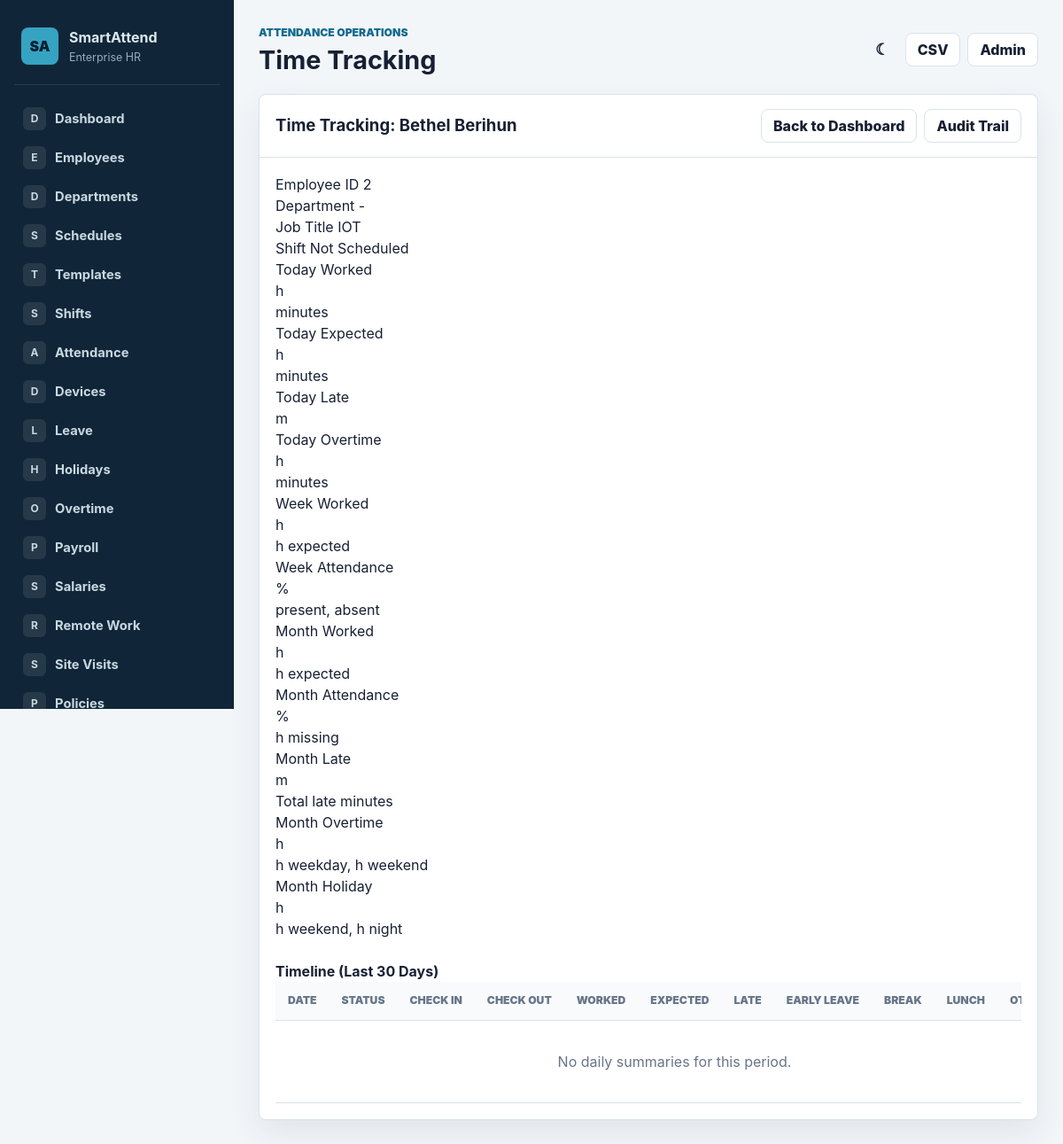
The app's page /time-tracking/employee/1/, older data.
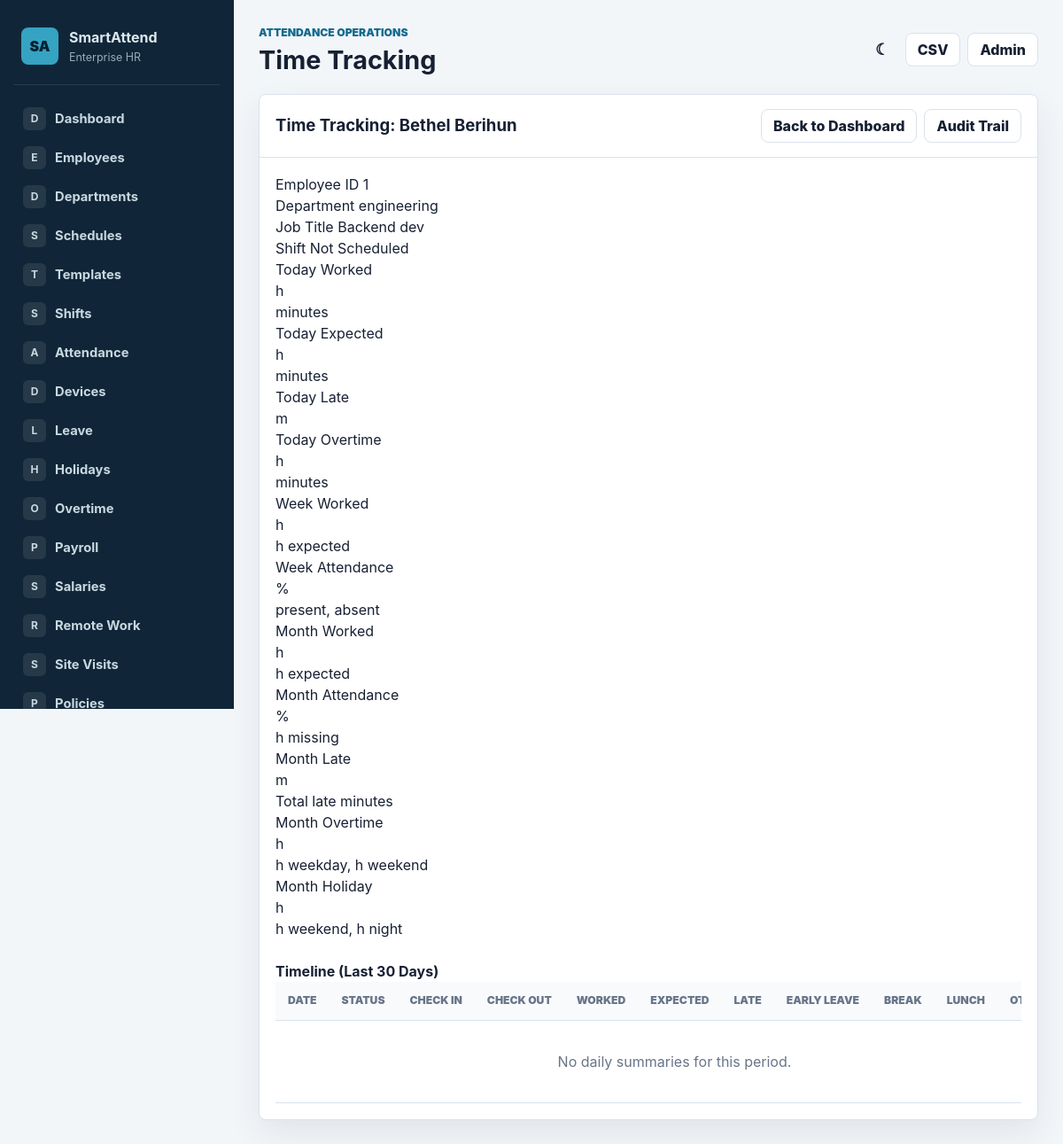
The same page, newer data.
### attendance/models.py (models this page shows, shortened)
class Employee(models.Model):
    class EmploymentStatus(models.TextChoices):
        ACTIVE = 'ACTIVE', 'Active'
        INACTIVE = 'INACTIVE', 'Inactive'
        ON_LEAVE = 'ON_LEAVE', 'On Leave'
        SUSPENDED = 'SUSPENDED', 'Suspended'
        RESIGNED = 'RESIGNED', 'Resigned'
        TERMINATED = 'TERMINATED', 'Terminated'
    class EmploymentType(models.TextChoices):
        FULL_TIME = 'FULL_TIME', 'Full-time'
        PART_TIME = 'PART_TIME', 'Part-time'
        CONTRACT = 'CONTRACT', 'Contract'
        INTERN = 'INTERN', 'Intern'
        TEMPORARY = 'TEMPORARY', 'Temporary'
        CONSULTANT = 'CONSULTANT', 'Consultant'
    class Gender(models.TextChoices):
        MALE = 'MALE', 'Male'
        FEMALE = 'FEMALE', 'Female'
        OTHER = 'OTHER', 'Other'
        PREFER_NOT_TO_SAY = 'PNS', 'Prefer not to say'
    organization_id = models.CharField(max_length=50, unique=True)
    first_name = models.CharField(max_length=50)
    last_name = models.CharField(max_length=50)
    email = models.EmailField(blank=True)
    phone = models.CharField(max_length=30, blank=True)
    date_of_birth = models.DateField(null=True, blank=True)
    gender = models.CharField(max_length=10, choices=Gender.choices, blank=True)
    address = models.TextField(blank=True)
    emergency_contact_name = models.CharField(max_length=100, blank=True)
    emergency_contact_phone = models.CharField(max_length=30, blank=True)
    department = models.ForeignKey('organizations.Department', on_delete=models.SET_NULL, null=True, blank=True)
    team = models.ForeignKey('organizations.Team', on_delete=models.SET_NULL, null=True, blank=True, related_name='members')
    manager = models.ForeignKey('self', on_delete=models.SET_NULL, null=True, blank=True, related_name='direct_reports')
    job_title = models.CharField(max_length=100)
    employment_type = models.CharField(max_length=20, choices=EmploymentType.choices, default=EmploymentType.FULL_TIME, db_index=True)
    employment_status = models.CharField(max_length=20, choices=EmploymentStatus.choices, default=EmploymentStatus.ACTIVE, db_index=True)
    hire_date = models.DateField(null=True, blank=True)
    contract_start_date = models.DateField(null=True, blank=True)
    contract_end_date = models.DateField(null=True, blank=True)
    resignation_date = models.DateField(null=True, blank=True)
    termination_date = models.DateField(null=True, blank=True)
    office_location = models.ForeignKey(OfficeLocation, on_delete=models.SET_NULL, null=True, blank=True)
    work_location_name = models.CharField(max_length=150, blank=True)
    weekly_working_days = models.PositiveIntegerField(default=5, validators=[MinValueValidator(1), MaxValueValidator(7)])
    expected_weekly_hours = models.DecimalField(max_digits=5, decimal_places=2, default=40)
    expected_monthly_hours = models.DecimalField(max_digits=7, decimal_places=2, default=176)
    attendance_policy = models.ForeignKey(AttendancePolicy, on_delete=models.SET_NULL, null=True, blank=True, related_name='employees')
    fingerprint_id = models.IntegerField(unique=True, null=True, blank=True)
    face_profile = models.ImageField(upload_to='employees/faces/', blank=True, null=True)
    created_at = models.DateTimeField(default=timezone.now, editable=False)
    updated_at = models.DateTimeField(auto_now=True)
    class Meta:
        indexes = [
            models.Index(fields=['organization_id']),
            models.Index(fields=['department', 'employment_status']),
            models.Index(fields=['team', 'employment_status']),
            models.Index(fields=['manager', 'employment_status']),
            models.Index(fields=['employment_type', 'employment_status']),
        ]
        ordering = ['first_name', 'last_name']
        verbose_name = 'Employee'
        verbose_name_plural = 'Employees'
    @property
    def full_name(self):
        return f'{self.first_name} {self.last_name}'.strip()

### organizations/models.py (models this page shows)
class Department(models.Model):
    company = models.ForeignKey(Company, on_delete=models.CASCADE, related_name='departments')
    branch = models.ForeignKey(Branch, on_delete=models.SET_NULL, null=True, blank=True, related_name='departments')
    name = models.CharField(max_length=150)
    code = models.CharField(max_length=30, blank=True)
    parent = models.ForeignKey('self', on_delete=models.SET_NULL, null=True, blank=True, related_name='sub_departments')
    manager = models.ForeignKey(
        'attendance.Employee',
        on_delete=models.SET_NULL,
        null=True, blank=True,
        related_name='managed_departments',
    )
    cost_center = models.ForeignKey('CostCenter', on_delete=models.SET_NULL, null=True, blank=True, related_name='departments')
    description = models.TextField(blank=True)
    is_active = models.BooleanField(default=True)
    created_at = models.DateTimeField(auto_now_add=True)
    updated_at = models.DateTimeField(auto_now=True)
    class Meta:
        ordering = ['company', 'name']
        unique_together = [('company', 'code')]
        verbose_name = 'Department'
        verbose_name_plural = 'Departments'
    def __str__(self):
        return self.name

### attendance/views.py (the view, shortened to what this page needs)
# urls.py: path('time-tracking/employee/<int:pk>/', views.TimeTrackingEmployeeDetailView.as_view(), name='time_tracking_detail'),
class TimeTrackingEmployeeDetailView(EnterpriseContextMixin, DetailView):
    model = Employee
    template_name = 'attendance/time_tracking_detail.html'
    page_title = 'Time Tracking'
    active_nav = 'time_tracking'
    def get_queryset(self):
        return Employee.objects.select_related('department', 'office_location')
    def get_context_data(self, **kwargs):
        context = super().get_context_data(**kwargs)
        employee = self.object
        today = timezone.localdate()
        date_from = self.request.GET.get('date_from')
        date_to = self.request.GET.get('date_to')
        if not date_from:
            date_from = today.replace(day=1)
        else:
            date_from = date.fromisoformat(date_from)
        if not date_to:
            from calendar import monthrange
            _, last_day = monthrange(today.year, today.month)
            date_to = today.replace(day=last_day)
        else:
            date_to = date.fromisoformat(date_to)
        engine = TimeTrackingEngine()
        stats = engine.get_dashboard_stats(employee, today)
        daily_summaries = DailyTimeSummary.objects.filter(
            employee=employee,
            date__gte=date_from,
            date__lte=date_to,
        ).select_related('attendance_record').order_by('date')
        monthly = MonthlyTimeSummary.objects.filter(
            employee=employee,
            year=date_from.year,
            month=date_from.month,
        ).first()
        timeline = []
        context.update({
            'today': today,
            'date_from': date_from,
            'date_to': date_to,
            'stats': stats,
            'daily_summaries': daily_summaries,
            'monthly': monthly,
            'timeline': timeline,
        })
        return context

### attendance/services/time_tracking_engine.py (called while the page is built)
def minutes_to_hours(minutes: int | Decimal) -> Decimal:
    return (Decimal(minutes) / MINUTES_PER_HOUR).quantize(TWOPLACES, rounding=ROUND_HALF_UP)

### attendance/templates/attendance/time_tracking_detail.html (shortened to what the changed rows need)
{% extends "attendance/base.html" %}
{% block content %}
<div class="panel">
    <div class="panel-header">
        <h2>Time Tracking: {{ employee.full_name }}</h2>
        <div class="table-actions">
            <a class="button" href="{% url 'time_tracking_dashboard' %}">Back to Dashboard</a>
            <a class="button" href="{% url 'time_tracking_audit' employee.pk %}">Audit Trail</a>
        </div>
    </div>
    <div class="panel-body">
        <div class="info-bar">
            <div class="info-item">
                <span class="info-label">Employee ID</span>
                <span class="info-value">{{ employee.organization_id }}</span>
            </div>
            <div class="info-item">
                <span class="info-label">Department</span>
                <span class="info-value">{{ employee.department|default:"-" }}</span>
            </div>
            <div class="info-item">
                <span class="info-label">Job Title</span>
                <span class="info-value">{{ employee.job_title }}</span>
            </div>
        </div>
        <div class="table-wrap">
            <table>
                <thead>
                    <tr>
                        <th>Date</th>
                        <th>Status</th>
                        <th>Check In</th>
                        <th>Check Out</th>
                        <th>Worked</th>
                        <th>Expected</th>
                        <th>Late</th>
                        <th>Early Leave</th>
                        <th>Break</th>
                        <th>Lunch</th>
                        <th>OT</th>
                    </tr>
                </thead>
            </table>
        </div>
    </div>
</div>
{% endblock %}

Row changes from the older to the newer data that the page shows:
changed Employee "Bethel Berihun": organization_id "2" → "1"; department "-" → "engineering"; job_title "IOT" → "Backend dev"
